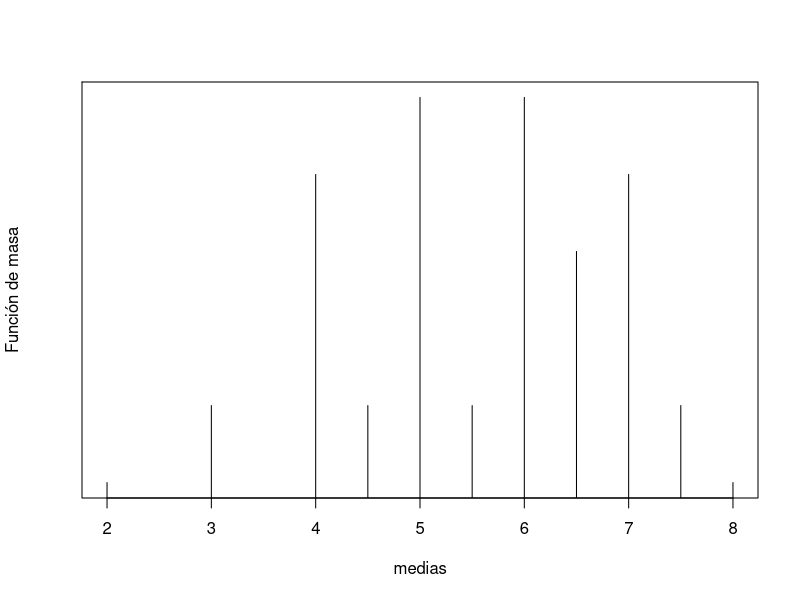
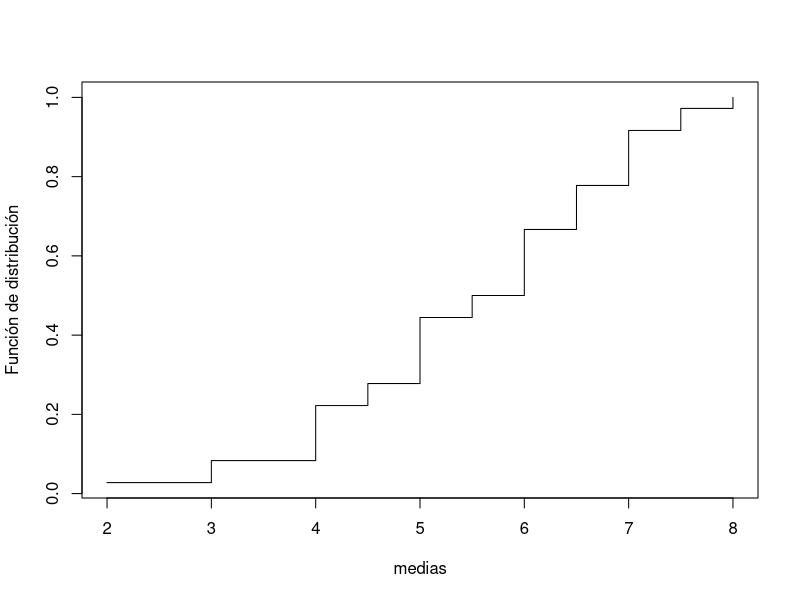

These charts were generated, in order, by the following R code:
## ---- chunk 1
muestras=expand.grid(rep(list(c(2,4,6,6,7,8)), 2))
names(muestras)=c("Empleado 1","Empleado 2")
data.frame(muestras[1:15,],row.names = paste("muestra",1:15))
## ---- chunk 2
data.frame(muestras[16:30,],row.names = paste("muestra",16:30))
## ---- chunk 3
data.frame(muestras[31:36,],row.names = paste("muestra",31:36))
## ---- chunk 4
medias=apply(muestras,1,mean)
muestras.con.medias=cbind(muestras,medias)
data.frame(muestras.con.medias[1:12,],row.names = paste("muestra",1:12))
## ---- chunk 5
data.frame(muestras.con.medias[13:27,],row.names = paste("muestra",13:27))
## ---- chunk 6
data.frame(muestras.con.medias[28:36,],row.names = paste("muestra",28:36))
## ---- chunk 7
f.masa=prop.table(table(medias))
round(f.masa[1:7],3)
round(f.masa[8:length(f.masa)],3)
## ---- chunk 8
plot(unique(medias),f.masa,type="h",xlab="medias",ylab="Función de masa")
## ---- chunk 9
plot(unique(medias),cumsum(f.masa),type="s",xlab="medias",ylab="Función de distribución")
## ---- chunk 10
valores.media=unique(medias)
mu.medias=sum(valores.media*f.masa)
varianza.medias = sum(valores.media^2*f.masa)-mu.medias^2
años.experiencia=c(2,4,6,6,7,8)
